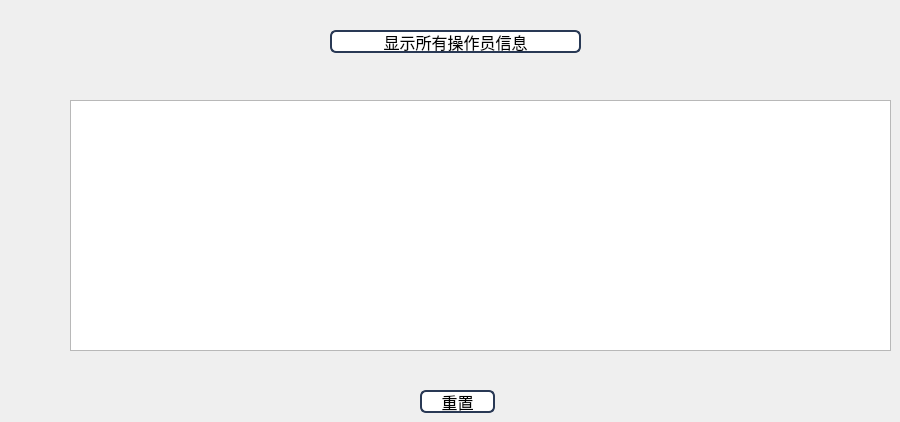
         <widget class="QWidget" name="tab_13">
          <attribute name="title">
           <string>操作员信息</string>
          </attribute>
          <widget class="QPushButton" name="pushButton_23">
           <property name="geometry">
            <rect>
             <x>420</x>
             <y>390</y>
             <width>75</width>
             <height>23</height>
            </rect>
           </property>
           <property name="font">
            <font>
             <family>微软雅黑</family>
             <pointsize>12</pointsize>
            </font>
           </property>
           <property name="styleSheet">
            <string notr="true">border: 2px solid rgb(41,57,85);
border-radius:6px;
background:white;
selection-background-color:green;</string>
           </property>
           <property name="text">
            <string>重置</string>
           </property>
          </widget>
          <widget class="QTextBrowser" name="textBrowser_3">
           <property name="geometry">
            <rect>
             <x>70</x>
             <y>100</y>
             <width>821</width>
             <height>251</height>
            </rect>
           </property>
           <property name="font">
            <font>
             <family>微软雅黑</family>
             <pointsize>12</pointsize>
             <italic>false</italic>
             <underline>false</underline>
             <strikeout>false</strikeout>
             <stylestrategy>PreferDefault</stylestrategy>
             <kerning>true</kerning>
            </font>
           </property>
           <property name="styleSheet">
            <string notr="true">background-image: url(:/photo/656.jpg);</string>
           </property>
          </widget>
          <widget class="QPushButton" name="pushButton_22">
           <property name="geometry">
            <rect>
             <x>330</x>
             <y>30</y>
             <width>251</width>
             <height>23</height>
            </rect>
           </property>
           <property name="font">
            <font>
             <family>微软雅黑</family>
             <pointsize>12</pointsize>
            </font>
           </property>
           <property name="styleSheet">
            <string notr="true">border: 2px solid rgb(41,57,85);
border-radius:6px;
background:white;
selection-background-color:green;</string>
           </property>
           <property name="text">
            <string>显示所有操作员信息</string>
           </property>
          </widget>
         </widget>
